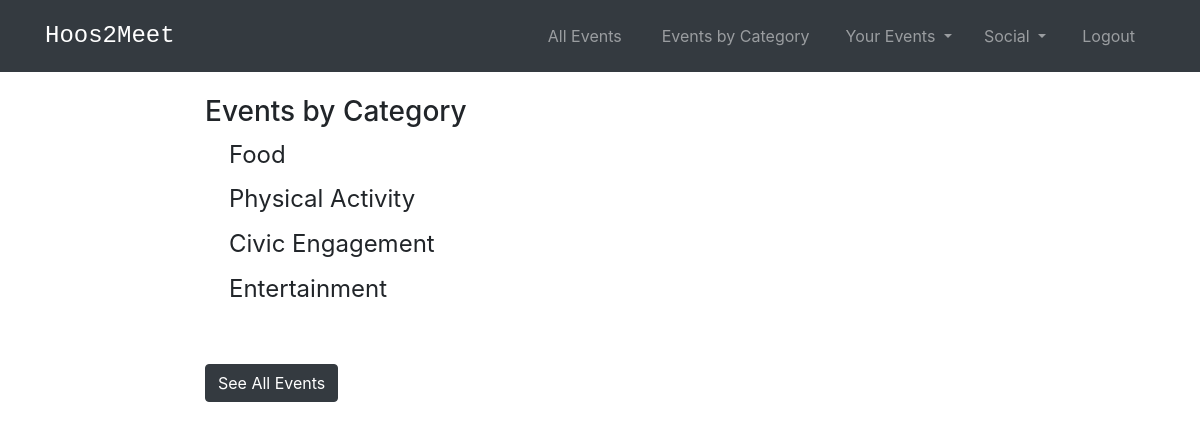
/events/category-list/ (signed in), run on the app's committed database.
### events/models.py (models this page shows)
class Category(models.Model):
    name = models.CharField(max_length=255)
    def __str__(self):
        return self.name

### events/views.py (the view)
# urls.py: path('category-list/', views.CategoryListView, name='category-list'),
def CategoryListView(request):
    cat_menu_list = Category.objects.all()
    return render(request, 'events/category_list.html', {'cat_menu_list':cat_menu_list})

### events/templates/events/category_list.html (shortened to what this page needs)
<!DOCTYPE html>
<head>
  {% extends 'base.html' %}
  {% load static %}
  {% load socialaccount %}
{% block content %}
{% if user.is_authenticated %}
<h3>Events by Category</h3>
{% for item in cat_menu_list %}
    <h4><a class='dropdown-item' href="{%url 'events:category' item %}">{{item}}</a></h4>
{% endfor %}
<br><br>
<a class="btn btn-dark" href="{% url 'events:event_list' %}">See All Events</a></li>
{% endif %}
{% endblock %}

### templates/base.html (style rules this page uses)
body { padding-top: 70px; }

### data on the page
Category: name "Food"
Category: name "Physical Activity"
Category: name "Civic Engagement"
Category: name "Entertainment"
